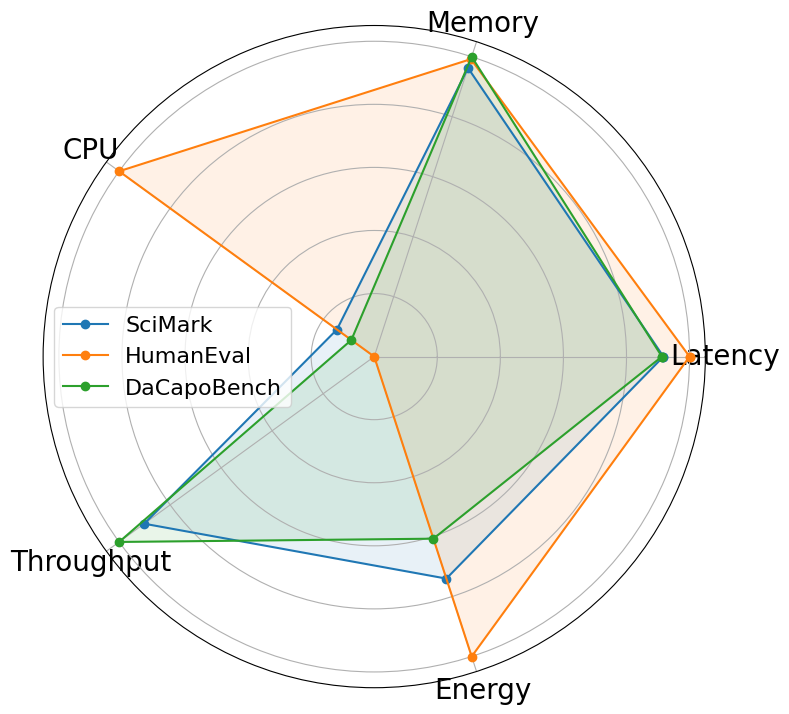

Write the Python code that produced this figure.
import matplotlib.pyplot as plt
import numpy as np

# Define the benchmark names and metrics
benchmarks = ["SciMark", "HumanEval", "DaCapoBench"]
metrics = ['Correct', 'Latency', 'Memory', 'CPU', 'Throughput', 'Energy']

# Raw metric values for each benchmark (including Correctness initially)
data = {
    "SciMark":   [1.00, 1.55, 0.98, 1.52, 1.39, 1.51],
    "HumanEval": [0.8841, 1.69, 1.01, 10.40, 0.0, 2.04],  # Throughput was missing; use 0
    "DaCapoBench": [1.00, 1.541738815, 1.018194798, 0.9325196914, 1.541738731, 1.238532961]
}

# Filter out 'Correct' (index 0)
metric_indices = [1, 2, 3, 4, 5]
filtered_metrics = [metrics[i] for i in metric_indices]

# Extract the data without the Correctness metric
filtered_data_matrix = np.array([data[b] for b in benchmarks])[:, metric_indices]

# Normalize values by the maximum of each column
max_vals = np.max(filtered_data_matrix, axis=0)
normalized_data = filtered_data_matrix / max_vals

# Compute angles for radar plot
angles = np.linspace(0, 2 * np.pi, len(filtered_metrics), endpoint=False).tolist()
angles += angles[:1]  # close the circle

# Create radar plot
fig, ax = plt.subplots(figsize=(8, 8), subplot_kw=dict(polar=True))

for i, benchmark in enumerate(benchmarks):
    values = normalized_data[i].tolist()
    values += values[:1]  # close the circle
    ax.plot(angles, values, label=benchmark, marker='o')
    ax.fill(angles, values, alpha=0.1)

# Set aesthetics
ax.set_yticklabels([])
ax.set_xticks(angles[:-1])
ax.set_xticklabels(filtered_metrics, fontsize=20)
# ax.set_title("Trade-off Analysis of Multi-Metric Optimization Gains", size=14)
ax.legend(loc='center left', fontsize=16)

plt.tight_layout()
plt.savefig("radar_chart.png", bbox_inches="tight")
plt.show()
